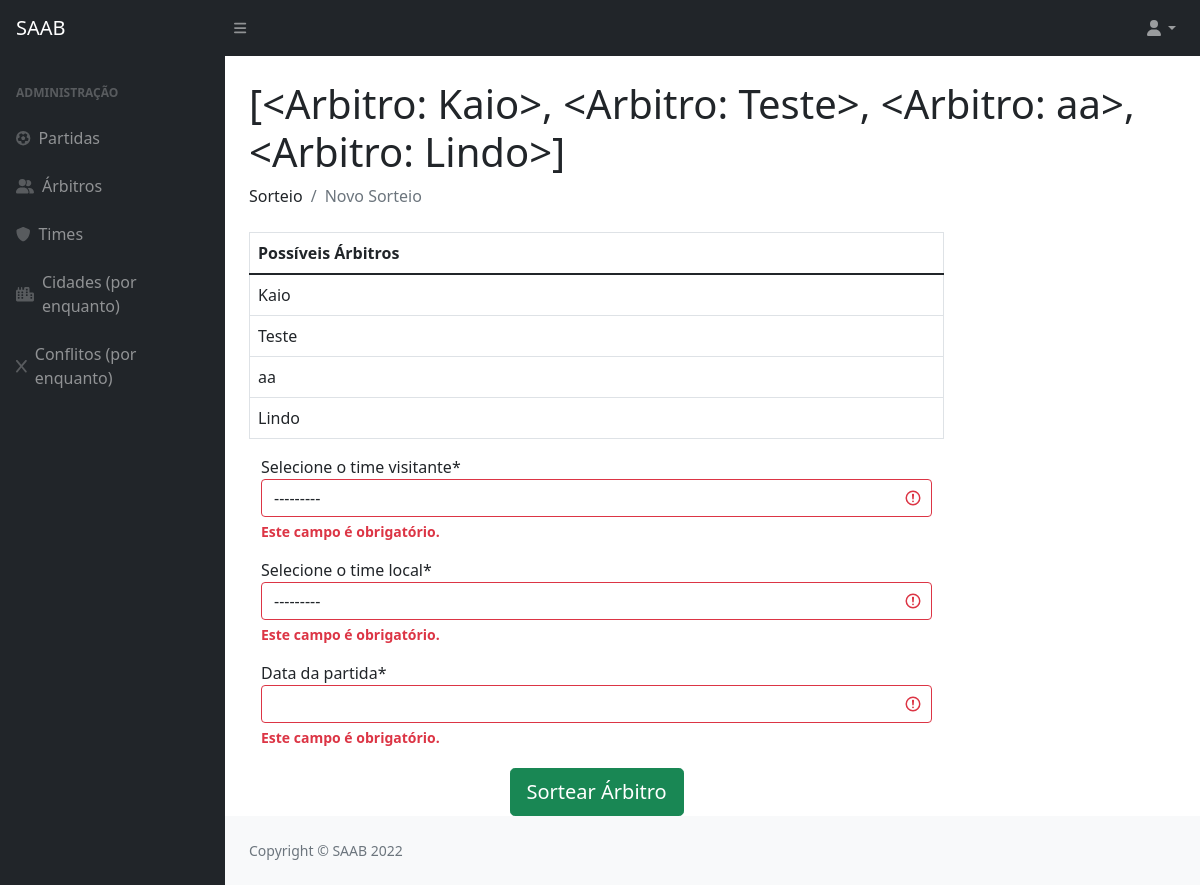
The app's page /sorteio/, older data.
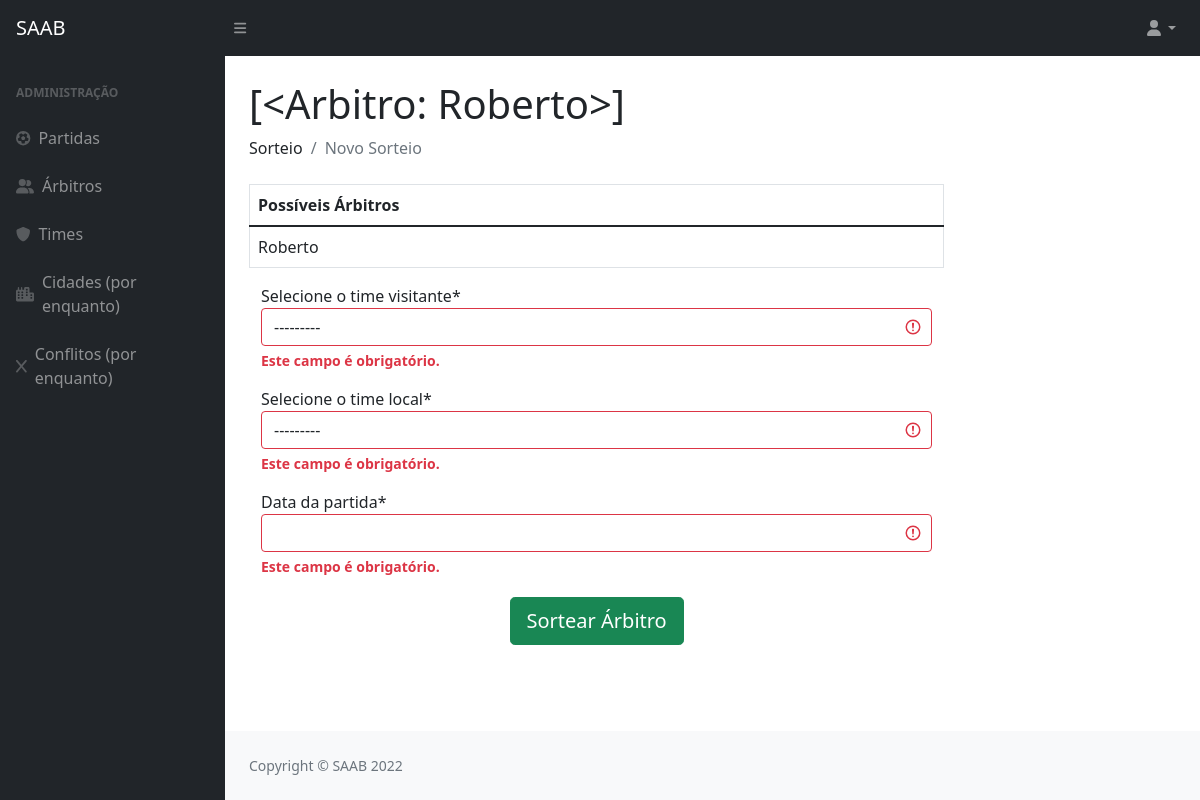
The same page, newer data.
### privado/models.py (models this page shows)
class Arbitro(models.Model):
    codigo = models.AutoField(primary_key=True)
    datanasc = models.DateField()
    cidade = models.ForeignKey(Cidade, on_delete=models.CASCADE)
    nome = models.CharField(max_length=100)
    formafisica = models.BooleanField()
    def __str__(self):
        return (self.nome)

### privado/views.py (the view, shortened to what this page needs)
# urls.py: path('sorteio/', sorteio, name="url_sorteio"),
def sorteio(request):
    formPartida = PartidaForm(request.POST, request.FILES)
    pacote = {}
    arbt = Arbitro.objects.all()
    resultado = []
    ganhador = []
    ganhador.append(0)
    lista_notas_juizes = []
    for i in arbt:
        pontos = 0
        ContDe= DeclaracaoArbitro.objects.filter(arbitro = i).count()
        ContDenun= DenunciaArbitro.objects.filter(arbitro = i).count()
        ContVp= VidapubliArbitro.objects.filter(arbitro = i).count()
        ContDoc= DocumentoArbitro.objects.filter(arbitro = i).count()
        if (i.formafisica == False):
            pontos = pontos+1
        if(ContDe > 0):
            pontos = pontos + (ContDe*2)
        if (ContDenun > 0):
            pontos = pontos + (ContDenun*3)
        if (ContVp > 0):
            pontos = pontos + (ContVp*4)
        if (ContDoc > 0):
            pontos = pontos + (ContDoc*5)
        tupla_juiz_nota= (i, pontos)
        lista_notas_juizes.append(tupla_juiz_nota)
    lista_notas_juizes_ordenada = sorted(lista_notas_juizes, key=lambda tup: tup[1])
    if(len(lista_notas_juizes_ordenada) == 0):
        resultado_final=[]
    else:
        tupla_primeiro_juiz = lista_notas_juizes_ordenada[0]
        menor_nota = tupla_primeiro_juiz[1]
        resultado_final = []
        for juiz_tupla in lista_notas_juizes_ordenada:
            if juiz_tupla[1] == menor_nota:
                resultado_final.append(juiz_tupla[0])
    pacote = {"FormPartida": formPartida, "ganhador": resultado_final}
    return render(request, "SAAB/sorteio.html", pacote)

### privado/form.py
class PartidaForm(django_forms.Form):
    visitante = django_forms.ModelChoiceField(queryset=Time.objects.all(), label="Selecione o time visitante")
    local = django_forms.ModelChoiceField(queryset=Time.objects.all(), label="Selecione o time local")
    data = django_forms.DateField(label="Data da partida")

### privado/models.py (called while the page is built)
    def __str__(self):
        return (self.nome)

### privado/templates/SAAB/sorteio.html (shortened to what this page needs)
{% extends 'SAAB/layout.html' %}
{% block conteudo %}
{% load static %}
{% load crispy_forms_tags %}
<!DOCTYPE html>
<html>
    <head>
    </head>
        <body>
        <h1 class="mt-4">{{ ganhador }}</h1>
        <ol class="breadcrumb mb-4">
            <li class="breadcrumb-item">Sorteio</li>
            <li class="breadcrumb-item active">Novo Sorteio</li>
        </ol>
        <form method="post" class="w-75">
            <div class="w-100 container mt-2">
                <div class="row">
                    <table class="table table-bordered col-sm">
                        <thead>
                            <tr>
                                <th>Possíveis Árbitros</th>
                            </tr>
                        </thead>
                        {% for i in ganhador %}
                            <tr>
                                <td>{{ i.nome }}</td>
                            </tr>
                        {% endfor %}
                    </table>
                    <form method="post" class="w-75">
                        {{ FormPartida|crispy }}
                        <div class="col-sm text-center"><button type="submit" class="mt-1 btn btn-success btn-lg">Sortear Árbitro</button></div>
                    </form>
                </div>
            </div>
        </form>
    </body>
</html>
{% endblock %}

Row changes from the older to the newer data that the page shows:
removed Arbitro: nome.nome "[<Arbitro: Kaio>, <Arbitro: Teste>, <Arbitro: aa>, <Arbitro: Lindo>]", nome "Kaio"
removed Arbitro: nome "Teste"
removed Arbitro: nome "aa"
removed Arbitro: nome "Lindo"
added Arbitro: nome "[<Arbitro: Roberto>]", nome "Roberto"
